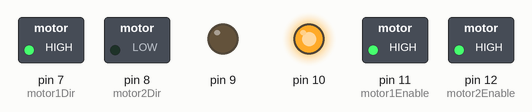
Simulated run of this sketch. Board: Arduino Uno, built with avr-gcc and run on an emulated ATmega328P. Parts: switched loads named in the sketch (green lamp = pin HIGH), output pins drawn as LEDs (lit = HIGH). What the sketch prints to the serial monitor is not drawn.

Above: at 0.06 s.
Timing chart, 0 to 40.0 s (numbered marks = the images above):
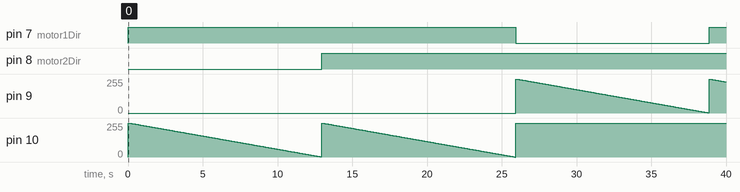

Measured:
- by itself, pin 7 (motor1Dir): HIGH → LOW at 25.9 s, → HIGH 13.0 s later
- by itself, pin 8 (motor2Dir): LOW → HIGH at 13.0 s
- by itself, pin 10: ramps from 255/255 to 0/255 and jumps back, once every 13.0 s

The sketch:

MotorPWMTest.pde
```cpp
// Arduino Language Reference
// http://arduino.cc/en/Reference/HomePage

#define motor1Dir 7
#define motor2Dir 8
#define motor1PWM 9
#define motor2PWM 10
#define motor1Enable 11
#define motor2Enable 12


void initMotorDriver()
{
  pinMode(motor1Dir, OUTPUT);
  pinMode(motor2Dir, OUTPUT);

  pinMode(motor1Enable, OUTPUT);
  pinMode(motor2Enable, OUTPUT);
  digitalWrite(motor1Enable,HIGH);
  digitalWrite(motor2Enable,HIGH);
  setLeftMotorSpeed(0); // make sure the motors are stopped
  setRightMotorSpeed(0);
}


void setMotorVel(int dirPin, int pwmPin, int velocity)
{
  if (velocity >= 255) velocity = 255;
  if (velocity <= -255) velocity = -255;

  if (velocity == 0)
  {
    digitalWrite(dirPin, HIGH);
    digitalWrite(pwmPin, HIGH);
  }
  else if(velocity <0){ // Reverse
    digitalWrite(dirPin, HIGH);
    analogWrite(pwmPin, 255+velocity);
  }
  else if(velocity >0){ // Forward
    digitalWrite(dirPin,LOW);
    analogWrite(pwmPin, velocity);
  }

}


void setLeftMotorSpeed(int velocity)
{
  Serial.print("Set Left: ");
  Serial.println(velocity);
  setMotorVel(motor1Dir, motor1PWM, -velocity);

}

void setRightMotorSpeed(int velocity)
{
        Serial.print("Set Right: ");
        Serial.println(velocity);
  setMotorVel(motor2Dir, motor2PWM, -velocity);
}


void goBack()
{
  Serial.println("Go Forward!");
  setLeftMotorSpeed(-255);
  setRightMotorSpeed(-255);
}

void goForward()
{
  Serial.println("Go Forward!");
  setLeftMotorSpeed(255);
  setRightMotorSpeed(255);
}

void goRight()
{
  Serial.println("Go Right!");
  setLeftMotorSpeed(255);
  setRightMotorSpeed(-255);
}

void goLeft()
{
  Serial.println("Go Left!");
  setLeftMotorSpeed(-255);
  setRightMotorSpeed(255);
}

void stop()
{
  Serial.println("Stop.");
  setLeftMotorSpeed(0);
  setRightMotorSpeed(0);
}


int testSensor(int sensor){
      //grab adc value
     int val = analogRead(sensor);
     Serial.print("Reading Sensor: ");
     Serial.print(sensor);
     Serial.print(": ");
     Serial.println(val);
     return val;
}


void setup(){
  Serial.begin(115200); //Set the buad rate for the serial com.

  // prints title with ending line break
  Serial.println("Line Sensor boar Sensor test");
  Serial.println("Enter to show sensor value: 0=Sensor0, 1=Sensor1, 2=Sensor2, 3=Sensor3, 4=Sensor4, 5=Sensor5");
  Serial.println("Enter to move: s= stop, f = forward, r = right, l = left");
  initMotorDriver();
}

void loop()
{
     for (int i = -256; i < 256; i++)
     {
        setRightMotorSpeed(i);
       delay(50);
       Serial.print("Motor Speed Right: ");
       Serial.println(i);
     }
      setRightMotorSpeed(0);

      for (int i = -256; i < 256; i++)
     {
        setLeftMotorSpeed(i);
       delay(50);
       Serial.print("Motor Speed Left: ");
       Serial.println(i);
     }
      setLeftMotorSpeed(0);
}
```
